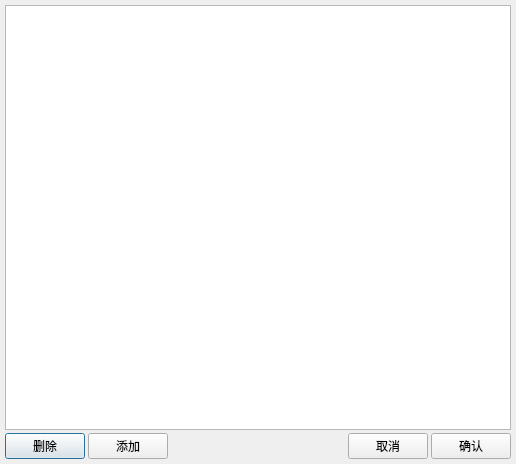
<?xml version="1.0" encoding="UTF-8"?>
<ui version="4.0">
 <class>AiPortDialog</class>
 <widget class="QDialog" name="AiPortDialog">
  <property name="geometry">
   <rect>
    <x>0</x>
    <y>0</y>
    <width>516</width>
    <height>464</height>
   </rect>
  </property>
  <property name="windowTitle">
   <string>Dialog</string>
  </property>
  <layout class="QGridLayout" name="gridLayout">
   <property name="leftMargin">
    <number>5</number>
   </property>
   <property name="topMargin">
    <number>5</number>
   </property>
   <property name="rightMargin">
    <number>5</number>
   </property>
   <property name="bottomMargin">
    <number>5</number>
   </property>
   <property name="spacing">
    <number>3</number>
   </property>
   <item row="0" column="0">
    <widget class="QTableWidget" name="tableWidget"/>
   </item>
   <item row="1" column="0">
    <layout class="QHBoxLayout" name="horizontalLayout">
     <item>
      <widget class="QPushButton" name="btnDelete">
       <property name="text">
        <string>删除</string>
       </property>
      </widget>
     </item>
     <item>
      <widget class="QPushButton" name="btnAdd">
       <property name="text">
        <string>添加</string>
       </property>
      </widget>
     </item>
     <item>
      <spacer name="horizontalSpacer">
       <property name="orientation">
        <enum>Qt::Horizontal</enum>
       </property>
       <property name="sizeHint" stdset="0">
        <size>
         <width>40</width>
         <height>20</height>
        </size>
       </property>
      </spacer>
     </item>
     <item>
      <widget class="QPushButton" name="btnCancel">
       <property name="text">
        <string>取消</string>
       </property>
      </widget>
     </item>
     <item>
      <widget class="QPushButton" name="btnOk">
       <property name="text">
        <string>确认</string>
       </property>
      </widget>
     </item>
    </layout>
   </item>
  </layout>
 </widget>
 <resources/>
 <connections/>
</ui>
